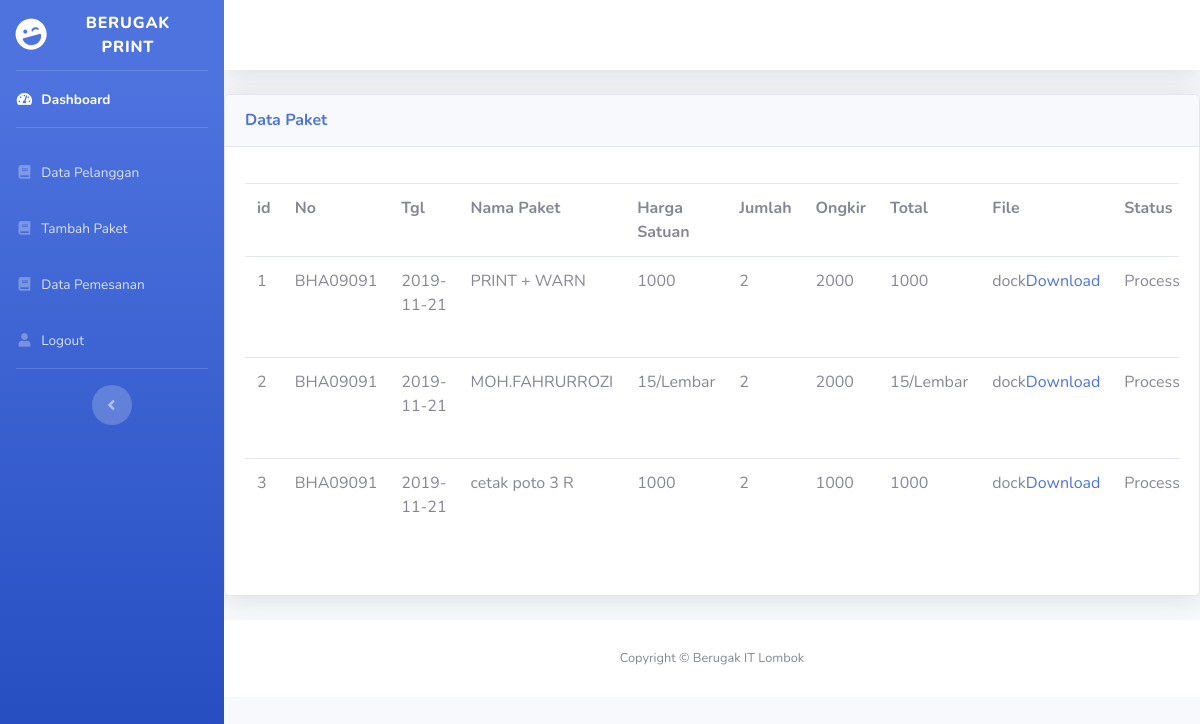
Page /admin/data_pesanan.php on the committed database.
### tables this page shows
CREATE TABLE `tb_pemesanan` (
  `id` int(11) NOT NULL,
  `no_pemesanan` varchar(20) NOT NULL,
  `tgl_pemesanan` date NOT NULL,
  `id_pelanggan` int(11) NOT NULL,
  `id_paket` int(11) NOT NULL,
  `harga_satuan` varchar(30) NOT NULL,
  `jumlah` varchar(20) NOT NULL,
  `file` text NOT NULL,
  `status` varchar(20) NOT NULL,
  `keterangan` text NOT NULL
);

CREATE TABLE `tb_paket` (
  `id_paket` int(11) NOT NULL,
  `nama_paket` varchar(100) NOT NULL,
  `harga_satuan` varchar(20) NOT NULL,
  `ongkir` varchar(20) NOT NULL
);

### admin/data_pesanan.php (the view, shortened to what this page needs)
  <!DOCTYPE html>
<html lang="en">
<head>
  <link href="../vendor/fontawesome-free/css/all.min.css" rel="stylesheet" type="text/css">
  <link href="../css/sb-admin-2.min.css" rel="stylesheet">
</head>
<body id="page-top">
  <div id="wrapper">
    <ul class="navbar-nav bg-gradient-primary sidebar sidebar-dark accordion" id="accordionSidebar">
      <a class="sidebar-brand d-flex align-items-center justify-content-center" href="#">
        <div class="sidebar-brand-icon rotate-n-15">
          <i class="fas fa-laugh-wink"></i>
        </div>
        <div class="sidebar-brand-text mx-3">Berugak Print</div>
      </a>
      <hr class="sidebar-divider my-0">
      <li class="nav-item active">
        <a class="nav-link" href="#">
          <i class="fas fa-fw fa-tachometer-alt"></i>
          <span>Dashboard</span></a>
      </li>
      <hr class="sidebar-divider">
      <li class="nav-item">
        <a class="nav-link" href="data_pelanggan.php">
          <i class="fas fa-fw fa-book"></i>
          <span>Data Pelanggan</span></a>
      </li>
      <li class="nav-item">
        <a class="nav-link" href="paket_harga.php">
          <i class="fas fa-fw fa-book"></i>
          <span>Tambah Paket</span></a>
      </li>
      <li class="nav-item">
        <a class="nav-link" href="data_pesanan.php">
          <i class="fas fa-fw fa-book"></i>
          <span>Data Pemesanan</span></a>
      </li>
      <li class="nav-item">
        <a class="nav-link" href="logout.php">
          <i class="fas fa-fw fa-user"></i>
          <span>Logout</span></a>
      </li>
      <hr class="sidebar-divider d-none d-md-block">
      <div class="text-center d-none d-md-inline">
        <button class="rounded-circle border-0" id="sidebarToggle"></button>
      </div>
    </ul>
    <div id="content-wrapper" class="d-flex flex-column">
      <div id="content">
        <nav class="navbar navbar-expand navbar-light bg-white topbar mb-4 static-top shadow">
</nav>
<div class="card shadow mb-4">
            <div class="card-header py-3">
              <h6 class="m-0 font-weight-bold text-primary">Data Paket</h6>
            </div>
            <div class="card-body">
              <div class="table-responsive">
                <table class="table table-bordered" id="dataTable" width="100%" cellspacing="0">
<thead>
<table class="table table-hover">
    <div>
        <th>id</th>
        <th>No </th>
        <TH>Tgl </TH>
        <TH>Nama Paket</TH>
        <TH>Harga Satuan</TH>
        <TH>Jumlah</TH>
        <th>Ongkir</th>
        <TH>Total</TH>
        <TH>File</TH>
        <TH>Status</TH>
    </div>
    <?php
include '../config.php';
$no = 1;
$data = mysqli_query($koneksi,"select * from tb_pemesanan join tb_paket");
while($d = mysqli_fetch_array($data)){
?>
<tr>
<td><?php echo $no++; ?></td>
<td><?php echo $d['no_pemesanan']; ?></td>
<td><?php echo $d['tgl_pemesanan']; ?></td>
<td><?php echo $d['nama_paket']; ?></td>
<td><?php echo $d['harga_satuan']; ?></td>
<td><?php echo $d['jumlah']; ?></td>
<td><?php echo $d['ongkir']; ?></td>
<td><?php echo $d['harga_satuan']; ?></td>
<td><?php echo $d['file']; ?><a href="download.php?id=<?php echo $d['id']; ?>">Download</a> </td>
<td><?php echo $d['status']; ?></td>
</tr>
<?php
}
?>
</table>
</div>
  </div>
</div>
      <footer class="sticky-footer bg-white">
        <div class="container my-auto">
          <div class="copyright text-center my-auto">
            <span>Copyright &copy; Berugak IT Lombok</span>
          </div>
        </div>
      </footer>
    </div>
  </div>
</body>
</html>

### rows in the picture
tb_pemesanan: no_pemesanan "BHA09091", tgl_pemesanan "2019-11-21", tb_paket.nama_paket "PRINT + WARN", tb_paket.harga_satuan "1000", jumlah "2", tb_paket.ongkir "2000", file "dock", status "Process", tb_paket.nama_paket "MOH.FAHRURROZI", tb_paket.harga_satuan "15/Lembar", id_paket.nama_paket "cetak poto 3 R", id_paket.harga_satuan "1000", id_paket.ongkir "1000"
